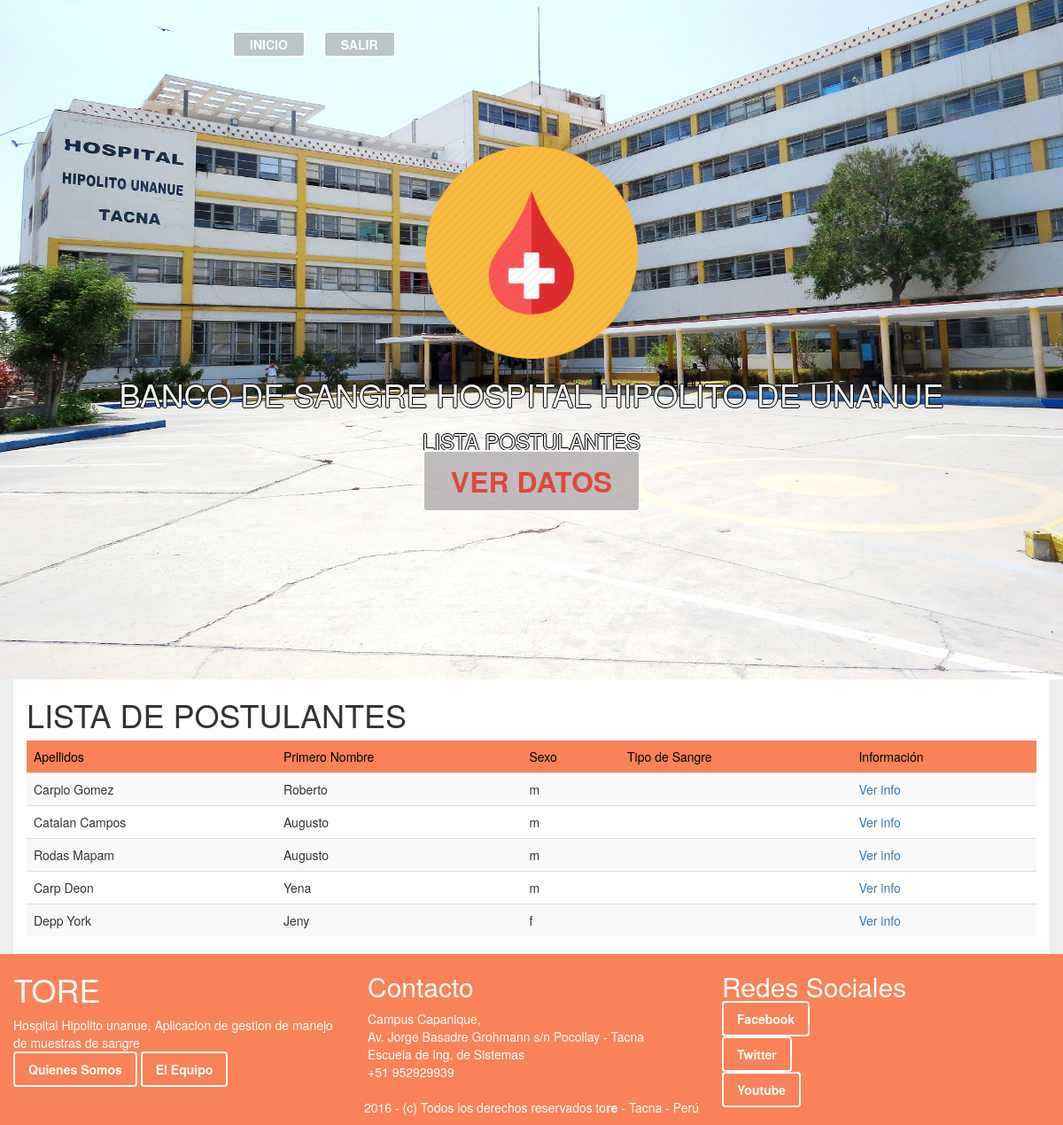
/usuario/listaPostulantes.php, run on the app's committed database.
### tables this page shows
CREATE TABLE IF NOT EXISTS `postulante` (
  `id_pos` int(10) unsigned NOT NULL AUTO_INCREMENT,
  `id_usu` int(10) unsigned NOT NULL,
  `apellidopaterno_pos` varchar(45) DEFAULT NULL,
  `apellidomaterno_pos` varchar(45) DEFAULT NULL,
  `primernombre_pos` varchar(45) DEFAULT NULL,
  `segundonombre_pos` varchar(45) DEFAULT NULL,
  `sexo_pos` varchar(45) DEFAULT NULL,
  `estadocivil_pos` varchar(45) DEFAULT NULL,
  `dni_pos` varchar(45) DEFAULT NULL,
  `fechanacimiento_pos` date DEFAULT NULL,
  `lugarnacimiento_pos` varchar(45) DEFAULT NULL,
  `direccion_pos` varchar(45) DEFAULT NULL,
  `distrito_pos` varchar(45) DEFAULT NULL,
  `telefonofijo_pos` varchar(45) DEFAULT NULL,
  `telefonomovil_pos` varchar(45) DEFAULT NULL,
  `lugarprocedencia_pos` varchar(45) DEFAULT NULL,
  `ocupacion_pos` varchar(45) DEFAULT NULL,
  `centrolaboral_pos` varchar(45) DEFAULT NULL,
  PRIMARY KEY (`id_pos`,`id_usu`),
  UNIQUE KEY `id_pos_UNIQUE` (`id_pos`),
  KEY `fk_postulante_usuario1_idx` (`id_usu`),
  CONSTRAINT `fk_postulante_usuario1` FOREIGN KEY (`id_usu`) REFERENCES `usuario` (`id_usu`) ON DELETE NO ACTION ON UPDATE NO ACTION
);

### usuario/listaPostulantes.php (the view, shortened to what this page needs)
<!DOCTYPE HTML>
<html>
<head>
    <link rel="stylesheet" href="../css/estiloUsuario.css" />
    <link rel="stylesheet" href="../css/bootstrap.min.css" />
</head>
<body>
<header>
    <nav>
        <ul>
            <li><a href="listaPostulantes.php">Inicio</a></li>
            <li><a href="login.php">Salir</a></li>
        </ul>
    </nav>
    <a href="#"><img id="logo" src="../images/logotipo.png" class="imagen" height="20%" width="20%" alt=""></a>
    <h1 class="titulos">BANCO DE SANGRE HOSPITAL HIPOLITO DE UNANUE</h1>
    <h3 class="titulos">LISTA POSTULANTES</h3>
    <a href="#main" class="button">Ver datos</a>
</header>
<section id="main">
    <div class="container white-bg">
        <h1>LISTA DE POSTULANTES</h1>
        <div class="tabla-postulantes">
            <?php
            $link = Conectarse();
            $instruccion = "SELECT p.id_pos ,p.apellidopaterno_pos, p.apellidomaterno_pos, p.primernombre_pos, p.segundonombre_pos, p.sexo_pos FROM postulante p;";
            ?>
            <table class="table table-striped table-responsive">
                <thead class="td">
                    <tr class="salmon-bg">
                        <td>Apellidos</td>
                        <td>Primero Nombre</td>
                        <td>Sexo</td>
                        <td>Tipo de Sangre</td>
                        <td>Información</td>
                    </tr>
                </thead>
                <tbody class="td">
                    <?php
                    $rs = mysqli_query($link,$instruccion)
                    or die ("Fallo en la consulta");
                    while ($campo=MySQLi_fetch_array($rs)){
                        ?>
                        <tr>
                            <td><?php   echo $campo ["apellidopaterno_pos"] . " " .$campo ["apellidomaterno_pos"]; ?></td>
                            <td><?php   echo $campo ["primernombre_pos"]; ?></td>
                            <td><?php   echo $campo ["sexo_pos"]; ?></td>
                            <td></td>
                            <td><a href="infoPostulante.php?id_pos=<?php echo $campo ["id_pos"];?>" class="">Ver info</a></td>
                        </tr>
                        <?php
                    }
                    ?>
                </tbody>
            </table>
        </div>
    </div>
</section>
<footer class="row container-fluid">
    <div class="col-md-4 col-xs-12">
        <h1><span>TO</span>RE</h1>
        <p>Hospital Hipolito unanue, Aplicacion de gestion de manejo de muestras de sangre</p>
        <a href="#" class="btnlittle">Quienes Somos</a>
        <a href="#" class="btnlittle">El Equipo</a>
    </div>
    <div class="col-md-4 col-xs-12">
        <h2>Contacto</h2>
        <p>Campus Capanique,<br>
            Av. Jorge Basadre Grohmann s/n Pocollay - Tacna<br>
            Escuela de Ing. de Sistemas <br>
            +51 952929939</p>
    </div>
    <div class="col-md-4 col-xs-12">
        <h2>Redes Sociales</h2>
        <a href="#" class="btnlittle">Facebook</a><br><br>
        <a href="#" class="btnlittle">Twitter</a><br><br>
        <a href="#" class="btnlittle">Youtube</a>
    </div>
    <div class="col-xs-12">
        <p align="center">2016 - (c) Todos los derechos reservados to<strong>re</strong> - Tacna - Perú</p>
    </div>
</footer>
</body>
</html>

### css/estiloUsuario.css (style rules this page uses)
body { padding: 0; margin: 0; }
body, input, select, textarea { color: #555555; font-family: 'Raleway', sans-serif; font-weight: 300; line-height: 1.75em; }
a { color: #3ac984; text-decoration: none; }
strong, b { font-weight: 700; }
p, ul, ol, dl, table, blockquote { margin: 0 0 1em 0; }
h1, h2, h3, h4, h5, h6 { color: inherit; font-weight: 700; }
h2 { font-size: 1.5em; }
h3 { font-size: 1.25em; }
header { width: 100%; background: #000 url("../images/pic01.jpg") no-repeat center; background-size: cover; color: #fff; padding: 35px 0 200px 0; text-align: center; background-position: 0% 100%; position: relative; }
nav ul { width: 58%; margin: 0 auto; margin-bottom: 100px; padding: 0; overflow: auto; }
nav ul li { display: inline; }
nav ul li a { margin: 0 10px; border-radius: 4px; border: 2px solid #FFF; text-transform: uppercase; display: block; text-decoration: none; float: left; font-weight: 700; padding: 3px 18px; color: #FFF; background-color: rgba(100, 105, 103, 0.37); }
#main { width: 100%; background-color: #edefed; overflow: auto; }
.button { border-radius: 4px; border: 2px solid #FFF; text-transform: uppercase; text-decoration: none; font-weight: 700; padding: 10px 30px; color: #db4a39; font-size: 32px; background-color: rgba(160, 155, 158, 0.66); }
.btnlittle { border-radius: 4px; border: 2px solid #FFF; text-decoration: none; padding: 8px 15px; color: #FFF; font-weight: 700; }
h1 span { font-weight: normal !important; }
.imagen { border-radius: 5px; }
footer { background-color: #FA8258 ; color: #FFF; }
.titulos { color: #eeeeee; font-weight: bolder; text-shadow: -1px 0 black, 0 1px black, 1px 0 black, 0 -1px black; }
.white-bg { background-color: white; }
.salmon-bg { background-color: #FA8258 !important; color: black; font-weight: bolder; }
.td { border:1px black !important; }

### data on the page
postulante: apellidopaterno_pos "Carpio", apellidomaterno_pos "Gomez", primernombre_pos "Roberto", sexo_pos "m"
postulante: apellidopaterno_pos "Catalan", apellidomaterno_pos "Campos", primernombre_pos "Augusto", sexo_pos "m"
postulante: apellidopaterno_pos "Rodas", apellidomaterno_pos "Mapam", primernombre_pos "Augusto", sexo_pos "m"
postulante: apellidopaterno_pos "Carp", apellidomaterno_pos "Deon", primernombre_pos "Yena", sexo_pos "m"
postulante: apellidopaterno_pos "Depp", apellidomaterno_pos "York", primernombre_pos "Jeny", sexo_pos "f"
